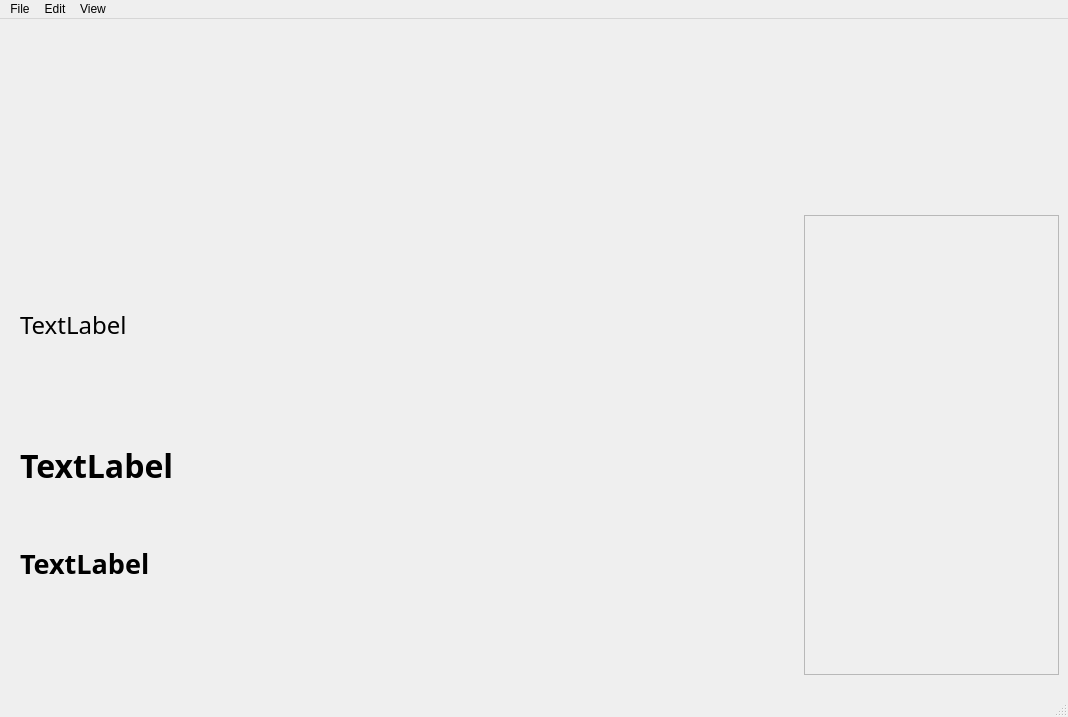
<?xml version="1.0" encoding="UTF-8"?>
<ui version="4.0">
 <class>MainWindow</class>
 <widget class="QMainWindow" name="MainWindow">
  <property name="geometry">
   <rect>
    <x>0</x>
    <y>0</y>
    <width>1068</width>
    <height>717</height>
   </rect>
  </property>
  <property name="maximumSize">
   <size>
    <width>1920</width>
    <height>1080</height>
   </size>
  </property>
  <property name="windowTitle">
   <string>Lexecution</string>
  </property>
  <widget class="QWidget" name="centralwidget">
   <property name="styleSheet">
    <string notr="true">QWidget#centralwidget
{
     border-image: url(:/background/castletext.jpg);
}</string>
   </property>
   <layout class="QGridLayout" name="gridLayout">
    <property name="leftMargin">
     <number>20</number>
    </property>
    <property name="bottomMargin">
     <number>20</number>
    </property>
    <item row="0" column="0" colspan="2">
     <widget class="QWidget" name="widget" native="true"/>
    </item>
    <item row="1" column="0" colspan="2">
     <widget class="QWidget" name="widget_3" native="true"/>
    </item>
    <item row="2" column="0">
     <widget class="QWidget" name="widget_4" native="true"/>
    </item>
    <item row="6" column="0">
     <widget class="QWidget" name="widget_2" native="true"/>
    </item>
    <item row="0" column="3">
     <widget class="QWidget" name="widget_5" native="true"/>
    </item>
    <item row="2" column="1">
     <widget class="QWidget" name="widget_6" native="true"/>
    </item>
    <item row="2" column="2">
     <widget class="QWidget" name="widget_7" native="true"/>
    </item>
    <item row="2" column="3" rowspan="5">
     <widget class="QFrame" name="rogue">
      <property name="sizePolicy">
       <sizepolicy hsizetype="Preferred" vsizetype="Preferred">
        <horstretch>0</horstretch>
        <verstretch>0</verstretch>
       </sizepolicy>
      </property>
      <property name="autoFillBackground">
       <bool>false</bool>
      </property>
      <property name="styleSheet">
       <string notr="true">image: url(:/stickman/1.png)</string>
      </property>
      <property name="frameShape">
       <enum>QFrame::StyledPanel</enum>
      </property>
      <property name="frameShadow">
       <enum>QFrame::Raised</enum>
      </property>
     </widget>
    </item>
    <item row="3" column="0" colspan="3">
     <widget class="QLabel" name="definition">
      <property name="font">
       <font>
        <family>Gabriola</family>
        <pointsize>18</pointsize>
        <weight>50</weight>
        <bold>false</bold>
       </font>
      </property>
      <property name="text">
       <string>&lt;html&gt;&lt;head/&gt;&lt;body&gt;&lt;p&gt;TextLabel&lt;/p&gt;&lt;/body&gt;&lt;/html&gt;</string>
      </property>
      <property name="textFormat">
       <enum>Qt::RichText</enum>
      </property>
      <property name="scaledContents">
       <bool>false</bool>
      </property>
      <property name="alignment">
       <set>Qt::AlignLeading|Qt::AlignLeft|Qt::AlignTop</set>
      </property>
      <property name="wordWrap">
       <bool>true</bool>
      </property>
     </widget>
    </item>
    <item row="4" column="0" colspan="3">
     <widget class="QLabel" name="rubrick">
      <property name="sizePolicy">
       <sizepolicy hsizetype="Preferred" vsizetype="Minimum">
        <horstretch>0</horstretch>
        <verstretch>0</verstretch>
       </sizepolicy>
      </property>
      <property name="font">
       <font>
        <family>Gabriola</family>
        <pointsize>24</pointsize>
        <weight>75</weight>
        <bold>true</bold>
       </font>
      </property>
      <property name="frameShadow">
       <enum>QFrame::Plain</enum>
      </property>
      <property name="text">
       <string>TextLabel</string>
      </property>
      <property name="scaledContents">
       <bool>false</bool>
      </property>
      <property name="alignment">
       <set>Qt::AlignBottom|Qt::AlignLeading|Qt::AlignLeft</set>
      </property>
     </widget>
    </item>
    <item row="5" column="0" colspan="3">
     <widget class="QLabel" name="used_letters">
      <property name="sizePolicy">
       <sizepolicy hsizetype="Preferred" vsizetype="Preferred">
        <horstretch>0</horstretch>
        <verstretch>0</verstretch>
       </sizepolicy>
      </property>
      <property name="font">
       <font>
        <family>Gabriola</family>
        <pointsize>20</pointsize>
        <weight>75</weight>
        <bold>true</bold>
       </font>
      </property>
      <property name="text">
       <string>TextLabel</string>
      </property>
      <property name="scaledContents">
       <bool>false</bool>
      </property>
      <property name="alignment">
       <set>Qt::AlignBottom|Qt::AlignLeading|Qt::AlignLeft</set>
      </property>
      <property name="wordWrap">
       <bool>true</bool>
      </property>
     </widget>
    </item>
    <item row="0" column="2">
     <widget class="QWidget" name="widget_8" native="true"/>
    </item>
    <item row="1" column="2">
     <widget class="QWidget" name="widget_9" native="true"/>
    </item>
    <item row="1" column="3">
     <widget class="QWidget" name="widget_10" native="true"/>
    </item>
    <item row="6" column="1">
     <widget class="QWidget" name="widget_11" native="true"/>
    </item>
    <item row="6" column="2">
     <widget class="QWidget" name="widget_12" native="true"/>
    </item>
   </layout>
  </widget>
  <widget class="QMenuBar" name="menubar">
   <property name="geometry">
    <rect>
     <x>0</x>
     <y>0</y>
     <width>1068</width>
     <height>21</height>
    </rect>
   </property>
   <widget class="QMenu" name="menuFile">
    <property name="title">
     <string>File</string>
    </property>
    <addaction name="actionNew"/>
    <addaction name="actionExit"/>
   </widget>
   <widget class="QMenu" name="menuEdit">
    <property name="title">
     <string>Edit</string>
    </property>
    <addaction name="actionConfig"/>
   </widget>
   <widget class="QMenu" name="menuView">
    <property name="title">
     <string>View</string>
    </property>
    <addaction name="actionShow_Hide_Menubar"/>
   </widget>
   <addaction name="menuFile"/>
   <addaction name="menuEdit"/>
   <addaction name="menuView"/>
  </widget>
  <widget class="QStatusBar" name="statusbar"/>
  <action name="actionNew">
   <property name="text">
    <string>New</string>
   </property>
  </action>
  <action name="actionExit">
   <property name="text">
    <string>Exit</string>
   </property>
  </action>
  <action name="actionConfig">
   <property name="text">
    <string>Config</string>
   </property>
  </action>
  <action name="actionShow_Hide_Menubar">
   <property name="text">
    <string>Show/Hide Menubar</string>
   </property>
   <property name="visible">
    <bool>true</bool>
   </property>
   <property name="shortcutVisibleInContextMenu">
    <bool>true</bool>
   </property>
  </action>
 </widget>
 <resources>
  <include location="assets/public/images.qrc"/>
 </resources>
 <connections/>
</ui>
